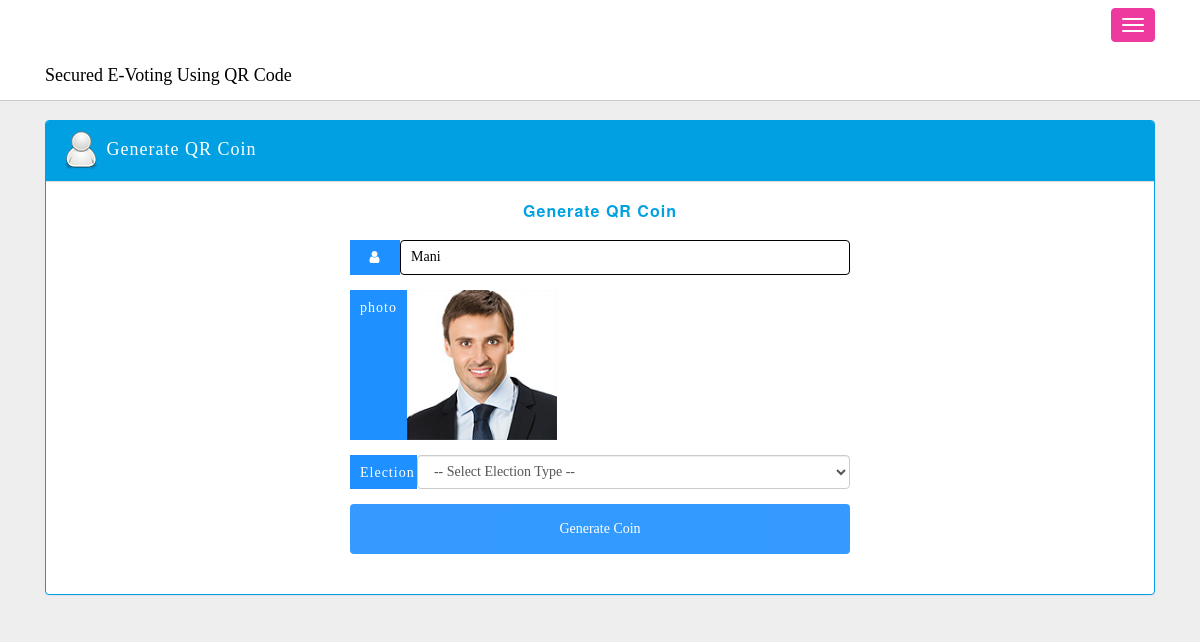
The app's page /e-voting_md/admin/generate.php?vid=3 with its own data.
### tables this page shows
CREATE TABLE `voter` (
  `vid` int(11) NOT NULL auto_increment,
  `name` varchar(233) NOT NULL,
  `photo` varchar(255) NOT NULL,
  `father_name` varchar(233) NOT NULL,
  `gender` varchar(233) NOT NULL,
  `dob` varchar(233) NOT NULL,
  `address` varchar(233) NOT NULL,
  `voter_id` varchar(233) NOT NULL,
  `city` varchar(225) NOT NULL,
  `phone` varchar(20) NOT NULL,
  PRIMARY KEY  (`vid`)
);

### e-voting_md/admin/generate.php (the view, shortened to what this page needs)
<!DOCTYPE html>
<html lang="en">
<head>
<link rel="stylesheet" href="https://cdnjs.cloudflare.com/ajax/libs/font-awesome/4.7.0/css/font-awesome.min.css">
    <link href="assets/css/bootstrap.css" rel="stylesheet">
    <link href="assets/css/mobile.css" rel="stylesheet">
</head>
<body>
    <nav class="navbar navbar-inverse navbar-fixed-top" role="navigation">
        <div class="container" id="menu">
			<div class="navbar-header">
                <button type="button" class="navbar-toggle" id="collapse-btn" data-toggle="collapse" data-target=".navbar-ex1-collapse">
                    <span class="icon-bar"></span>
                    <span class="icon-bar"></span>
                    <span class="icon-bar"></span>
                </button>
                 <a class="navbar-brand col-lg-12" id="brand" style="color:black;">
					<span style="font-family:elephant">Secured E-Voting Using QR Code</span>
				</a>
            </div>
		</div>
    </nav>
    <?php
						$vid=$_REQUEST['vid'];
						$vote=mysql_query("select * from voter where vid='$vid'");
						$vote_row=mysql_fetch_array($vote);
						?>
    <div class="container">
		<div class="row-fluid mtop120">
			<div class="col-lg-12 ">
				<div class="panel panel-default bg-white">
						<div class="panel-heading hidden-xs">
							<img src="images/user.png" alt="">
								Generate QR Coin
						</div>
						<span style="padding:20px 20px;text-align:center;"><h2>Generate QR Coin </h2></span>
						 <form action="#" method="post" enctype="multipart/form-data" style="max-width:500px;margin:auto">
							  <div class="input-container">
								<i class="fa fa-user icon"></i>
								<input class="input-field" type="text" placeholder="candidate name" name="name" value="<?php echo ucwords($vote_row['name']); ?>" readonly>
							  </div>
							   <div class="input-container">
								<i class="fa fa-calender icon">photo</i>
								<img src="images/voter/<?php echo $vote_row['photo'] ?>" width="150" height="150">
							  </div>
							  <div class="input-container">
								<i class="fa fa-ma-marker icon">Election </i>
								<select name="election" class="form-control">
								<option value="">-- Select Election Type -- </option>
								</select>
							  </div>
							  <input  type="submit" name="sub" class="btn" value="Generate Coin">
							</form>
						  <br/>  <br/>
					</div>
					</div>
				</div>
			</div>
</body>
</html>

### e-voting_md/admin/assets/css/mobile.css (style rules this page uses)
.mtop120 { margin-top : 120px; }
.bg-white { background : #ffffff; }
a,a:hover { text-decoration : none; color : #ffffff; }
h1,h2,h3,h4,h5,h6 { margin : 0; padding : 0; }
h2 { color : #00A0E3; font-size : 16px; font-weight : bold; }
body { background : #eee; }
input[type="text"],textarea,select,input[type="file"],input[type="password"] { height : 35px; border-radius: 4px; border: thin solid black; }
.navbar-fixed-top { background : #fff; border : none; font-family : Corbert-Regular; border-bottom : 1px solid #cccccc; }
#collapse-btn { background : #EE3A9F; border : 1px solid #EE3A9F; }
.panel { border : 1px solid #00A0E3; font-family : Corbert-Regular; letter-spacing : 1px; }
.panel-default > .panel-heading { background : #00A0E3; color : #fff; font-family : Corbert-Regular; font-size : 18px; }
@media (max-width: 1200px) { .navbar-header { float: none; } }
@media (max-width: 1200px) { .navbar-toggle { display: block; } }

### e-voting_md/admin/generate.php (style rules this page uses)
body { font-family: Arial, Helvetica, sans-serif; }
* { box-sizing: border-box; }
.input-container { display: -ms-flexbox; display: flex; width: 100%; margin-bottom: 15px; }
.icon { padding: 10px; background: dodgerblue; color: white; min-width: 50px; text-align: center; }
.input-field { width: 100%; padding: 10px; outline: none; }
.btn { background-color: dodgerblue; color: white; padding: 15px 20px; border: none; cursor: pointer; width: 100%; opacity: 0.9; }

### records on screen
voter: name "Mani", photo (picture)
